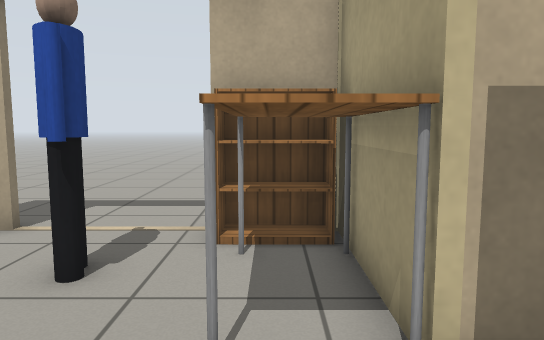
[1] (above)

17 first-person views from a walk through a Gazebo world. The camera is 0.9 m above the floor, tilts 6° down and sees 70° across. The floor is counted in squares, 0.5 m on a side. Each view is taken from the middle of a square. On the plan, view 1 faces up. The plan holds only what a view shows up to about 18 squares ahead; the rest is blank. Gazebo's built-in surfaces are drawn with simple patterns. Some stock models are drawn as simple stand-ins.

[2]
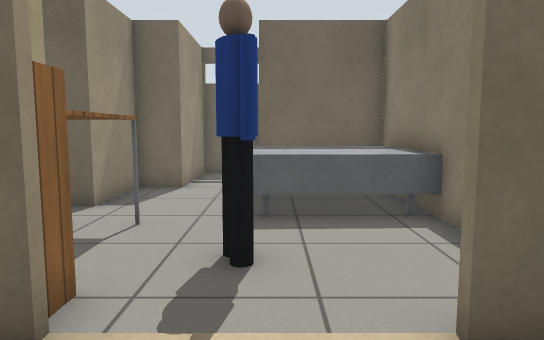

[3]
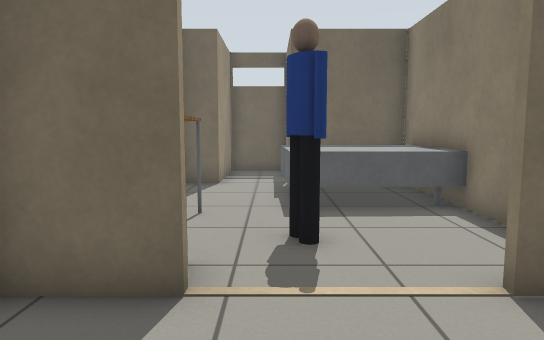

[4]
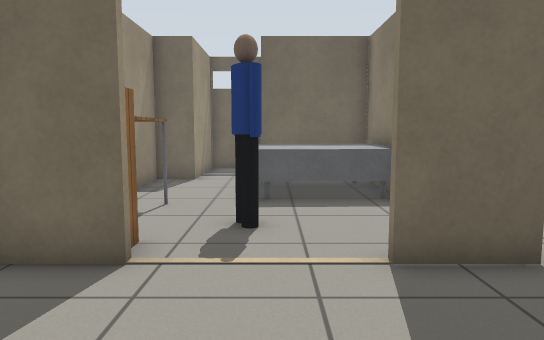

[5]
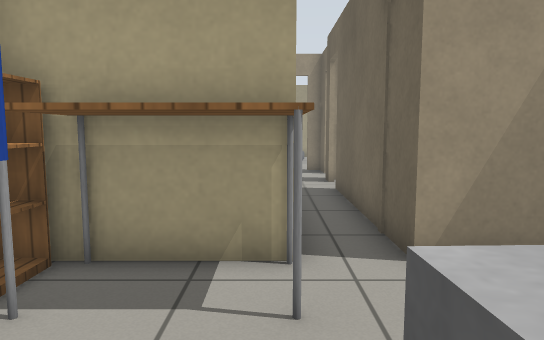

[6]
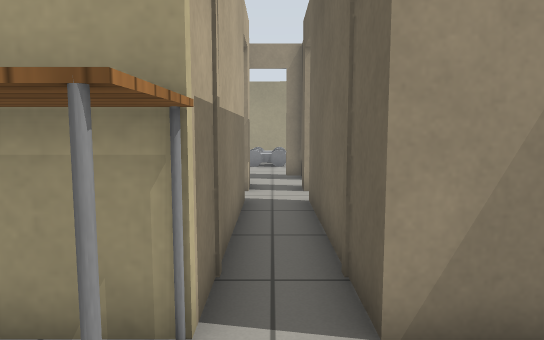

[7]
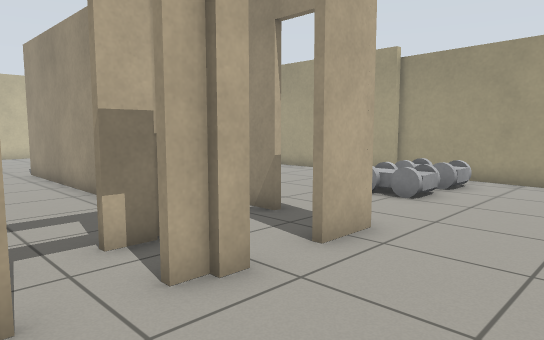

[8]
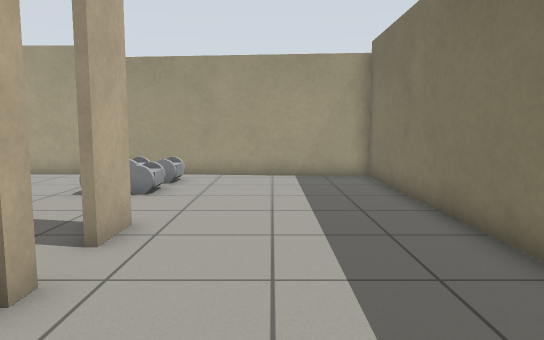

[9]
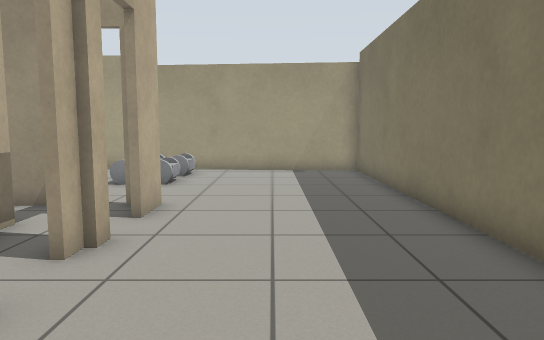

[10]
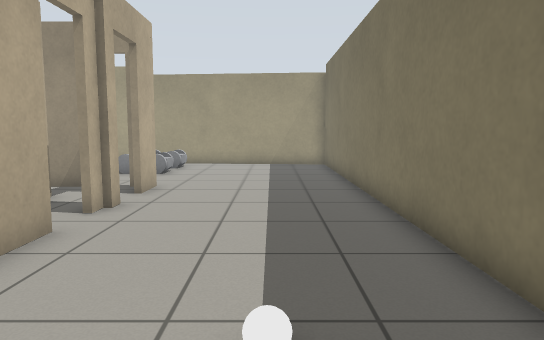

[11]
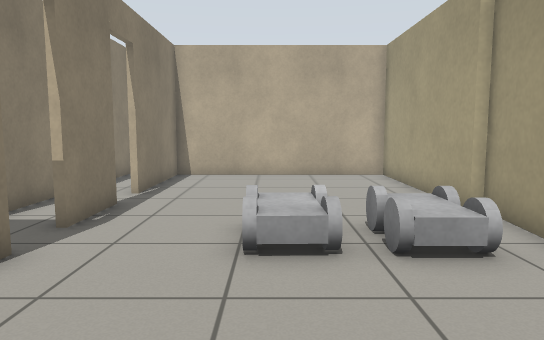

[12]
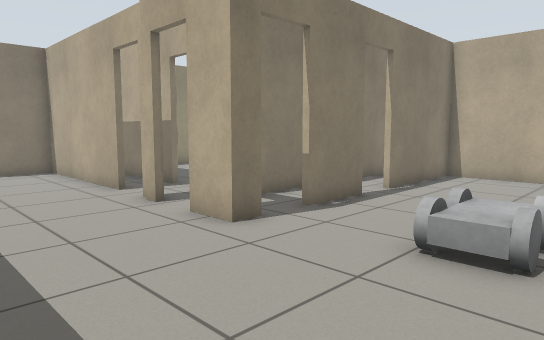

[13]
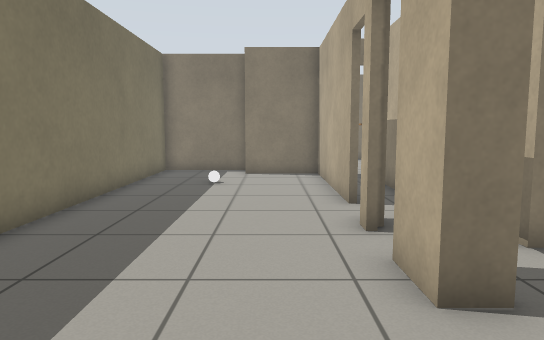

[14]
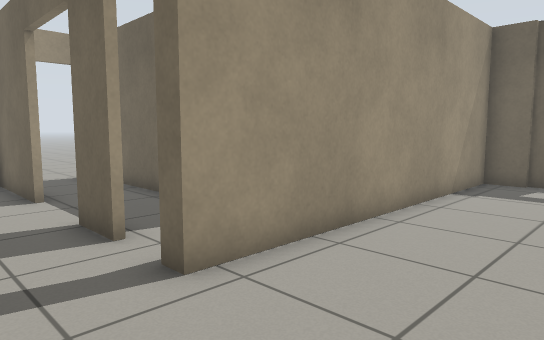

[15]
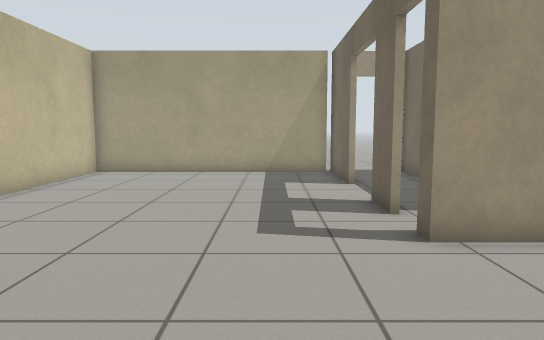

[16]
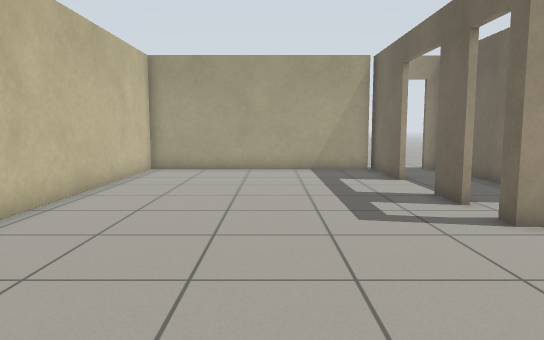

[17]
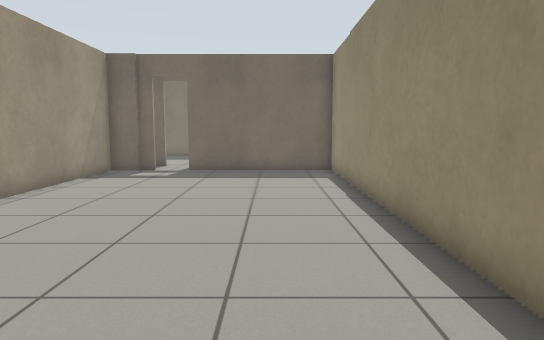

### Floor plan
Ten units are one square. View 1 is at (0, 0); x grows to the right and y downward. Boxes are objects, and circles mark ways between rooms. Rooms are numbered by the first view taken in them; rooms with no view inside come last. Other rooms are left out.
<svg viewBox="-71 -249 294 312">
<path fill="none" stroke="#000" d="M12 -54 12 -68 -11 -68M-64 -40 -64 -25M31 -27 14 -27M-64 19 -25 19M-26 57 -1 57M-2 58 -2 19 12 19 12 -11 30 -11M-66 -70 -45 -70M-11 -70 10 -70M133 -15 133 -7 118 -7M104 -7 98 -7M99 -9 91 -9M133 -54 133 -29M78 -9 14 -9 14 21M213 -45 213 -122M215 -113 133 -113 133 -68M0 21 0 58M-1 57 208 57 217 -46M130 -145 148 -145M176 -145 218 -145M14 -165 14 -55M213 -146 213 -244 116 -244M98 -31 110 -31 110 -145 116 -145M91 -29 99 -29M15 -29 78 -29M113 -63 113 -29 101 -29M113 -118 113 -85M166 -115 215 -115M130 -29 130 -41M101 -27 91 -27M77 -27 31 -27M118 -9 130 -9M91 -11 100 -11M30 -11 77 -11"/>
<rect x="-65" y="-25" width="40" height="40" fill="#bbb"><title>bed</title></rect>
<rect x="-35" y="-55" width="20" height="20" fill="#bbb"><title>person</title></rect>
<rect x="-15" y="-65" width="20" height="10" fill="#bbb"><title>bookshelf</title></rect>
<rect x="-5" y="-55" width="20" height="30" fill="#bbb"><title>table</title></rect>
<rect x="35" y="25" width="10" height="10" fill="#bbb"><title>white ball</title></rect>
<rect x="165" y="-35" width="20" height="20" fill="#bbb"><title>cart</title></rect>
<rect x="185" y="-35" width="20" height="30" fill="#bbb"><title>cart</title></rect>
<circle cx="-30" cy="-70" r="3" fill="#2a7"/>
<circle cx="110" cy="-10" r="3" fill="#2a7"/>
<circle cx="130" cy="-25" r="3" fill="#2a7"/>
<circle cx="130" cy="-60" r="3" fill="#2a7"/>
<circle cx="30" cy="-15" r="3" fill="#2a7"/>
<circle cx="85" cy="-10" r="3" fill="#2a7"/>
<circle cx="125" cy="-140" r="3" fill="#2a7"/>
<circle cx="160" cy="-140" r="3" fill="#2a7"/>
<circle cx="85" cy="-30" r="3" fill="#2a7"/>
<text x="-20" y="-20">1</text>
<text x="-40" y="-150">2</text>
<text x="140" y="-10">3</text>
<text x="100" y="-160">4</text>
<text x="120" y="-90">5</text>
</svg>
Room 1 opens to room 2. Room 3 opens to room 5. Room 4 opens to room 5.

Where each view was taken, in squares from view 1:
view 1: 0 up, 0 right, facing up
view 2: 10 up, 3 left, facing down
view 3: 11 up, 2 left, facing down
view 4: 12 up, 3 left, facing down
view 5: 3 up, 4 left, facing right
view 6: 2 up, 2 left, facing right
view 7: 3 down, 7 right, facing up-right
view 8: 2 down, 6 right, facing right
view 9: 2 down, 4 right, facing right
view 10: 3 down, 1 right, facing right
view 11: 4 down, 17 right, facing up
view 12: 4 down, 19 right, facing up-left
view 13: 1 down, 17 right, facing left
view 14: 17 up, 7 right, facing down-right
view 15: 17 up, 5 right, facing right
view 16: 19 up, 4 right, facing right
view 17: 20 up, 4 right, facing down
